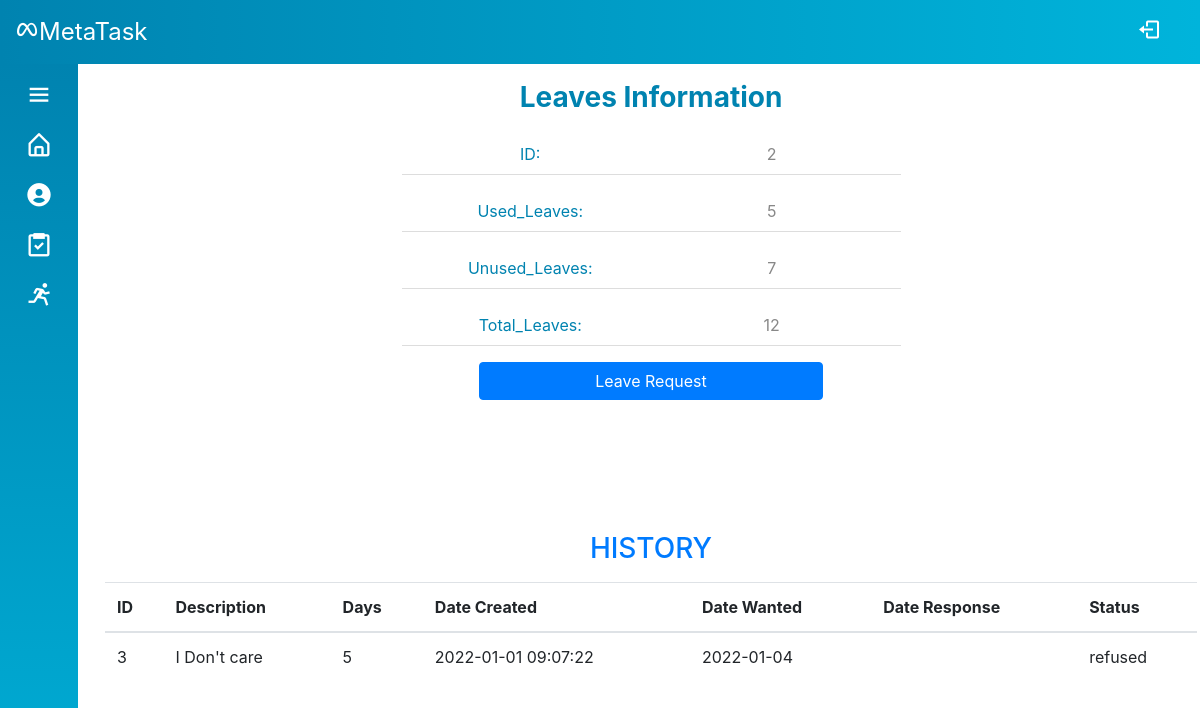
The app's page /Source/mvc/index.php?controller=leave&action=index (signed in), older data.
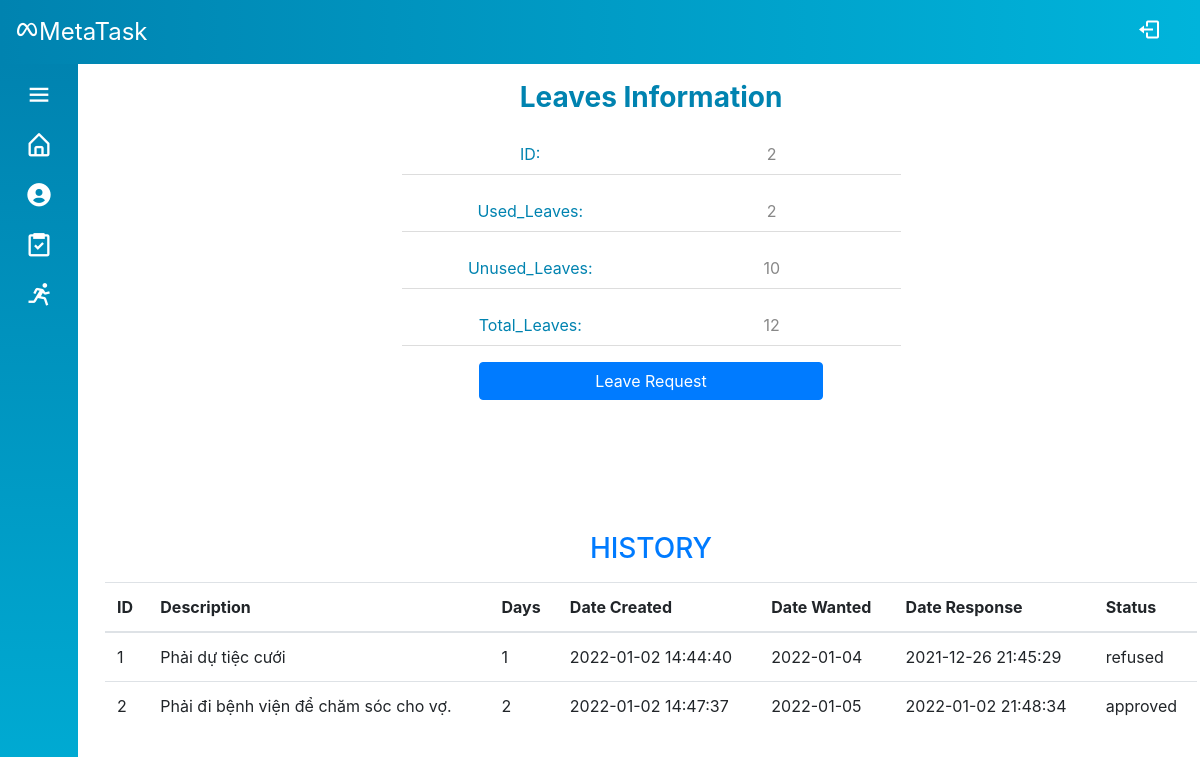
The same page, newer data.
### tables this page shows
CREATE TABLE `leave_info` (
  `person_id` int(6) UNSIGNED NOT NULL,
  `used_leaves` tinyint(3) UNSIGNED DEFAULT 0,
  `total_leaves` tinyint(3) UNSIGNED DEFAULT 12
);

CREATE TABLE `leave_record` (
  `id` int(6) UNSIGNED NOT NULL,
  `leave_id` int(6) UNSIGNED NOT NULL,
  `description` varchar(200) NOT NULL,
  `file_name` varchar(200) DEFAULT NULL,
  `file` varchar(200) DEFAULT NULL,
  `days` tinyint(3) UNSIGNED NOT NULL,
  `date_created` timestamp NOT NULL DEFAULT current_timestamp(),
  `date_response` datetime DEFAULT NULL,
  `date_wanted` date NOT NULL,
  `status` varchar(30) NOT NULL DEFAULT 'waiting'
);

### Source/mvc/controllers/base_controller.php (called while the page is built, shortened)
<?php
    class BaseController {
        protected $name;
        public function render($view, $data = array()) {
            extract($data);
            require_once('views/' .$this->name . '/' . $view . '.php');
            $content = ob_get_clean();
            require_once('views/layout/template.php');
        }
    }
?>

### Source/mvc/controllers/leave_controller.php (called while the page is built, shortened)
<?php
require_once('models/Leave.php');
require_once('base_controller.php');
class LeaveController extends BaseController
{
    public function index()
    {
        $leave = Leave::get($_SESSION['id']);
        $leavesRecord = Leave::getRecord($_SESSION['id']);
        $data = array('leave' => $leave, 'leaves_record' => $leavesRecord);
        $this->render('index', $data);
    }
}

### Source/mvc/route.php (called while the page is built, shortened)
<?php
$obj = new $className();
$obj->$action();

### Source/mvc/index.php (called while the page is built, shortened)
<?php
require_once('route.php');

### Source/mvc/models/Leave.php (called while the page is built, shortened)
<?php
class Leave
{
    public function __construct(
        $id,
        $used_leaves,
        $total_leaves,
    ) {
        $this->id = $id;
        $this->used_leaves = $used_leaves;
        $this->total_leaves = $total_leaves;
    }
    public static function get($id)
    {
        $sql = "select * from leave_info where person_id = :id";
        $conn = DB::getConnection();
        $stm = $conn->prepare($sql);
        $stm->execute(array('id' => $id));
        if ($item = $stm->fetch()) {
            return new Leave($item['person_id'], $item['used_leaves'], $item['total_leaves']);
        }
        return null;
    }
    public static function getRecord($id)
    {
        $sql = "select * from leave_record where leave_id = :id";
        $conn = DB::getConnection();
        $stm = $conn->prepare($sql);
        $stm->execute(array('id' => $id));
        $data = array();
        foreach ($stm->fetchAll() as $item) {
            $data[] = array('id' => $item['id'], 'leave_id' => $item['leave_id'], 'description' => $item['description'], 'file' => $item['file'], 'days' => $item['days'], 'date_created' => $item['date_created'], 'date_wanted' => $item['date_wanted'], 'date_response' => $item['date_response'], 'status' => $item['status']);
        }
        return $data;
    }
}

### Source/mvc/views/leave/index.php (the view, shortened to what this page needs)
<?php
$s = $data['leave'];
?>
<div class="container-fluid">
    <div class="row">
        <div class="col-12 col-md-6 offset-md-3 mb-5">
            <div class="profile-info">
                <div class="info-header">Leaves Information</div>
                <div class="info-body">
                    <ul class="info-list">
                        <li class="row">
                            <div class="col-12 col-md-6 text-center info-label">
                                ID:
                            </div>
                            <div class="col-12 col-md-6 text-center info-content" id="personID">
                                <?= $s->id ?>
                            </div>
                        </li>
                        <li class="row">
                            <div class="col-12 col-md-6 text-center info-label">Used_Leaves:</div>
                            <div class="col-12 col-md-6 text-center info-content">
                                <?= $s->used_leaves ?>
                            </div>
                        </li>
                        <li class="row">
                            <div class="col-12 col-md-6 text-center info-label">Unused_Leaves:</div>
                            <div class="col-12 col-md-6 text-center info-content">
                                <?= $s->total_leaves - $s->used_leaves ?>
                            </div>
                        </li>
                        <li class="row">
                            <div class="col-12 col-md-6 text-center info-label">Total_Leaves:</div>
                            <div class="col-12 col-md-6 text-center info-content">
                                <?= $s->total_leaves ?>
                            </div>
                        </li>
                    </ul>
                    <div class="row">
                        <div class="col-12 col-md-8 offset-md-2 text-center">
                            <button data-toggle="modal" data-target="#leave-request-modal" class="btn btn-primary btn-block" id="leave-request-btn">Leave Request</button>
                        </div>
                    </div>
                </div>
            </div>
        </div>
    </div>
</div>
<div class="container-fluid mt-5">
    <div class="text-primary text-center mb-3">
        <h3>HISTORY</h3>
    </div>
    <table class="table-responsive-sm table table-hover">
        <thead>
            <tr>
                <th>ID</th>
                <th>Description</th>
                <th>Days</th>
                <th>Date Created</th>
                <th>Date Wanted</th>
                <th>Date Response</th>
                <th>Status</th>
            </tr>
        </thead>
        <tbody id="table-body">
            <?php
            foreach ($data['leaves_record'] as $s) {
            ?>
                <tr>
                    <td><?= $s['id'] ?></td>
                    <td><?= $s['description'] ?></td>
                    <td><?= $s['days'] ?></td>
                    <td><?= $s['date_created'] ?></td>
                    <td><?= $s['date_wanted'] ?></td>
                    <td><?= $s['date_response'] ?></td>
                    <td class="leave-status"><?= $s['status'] ?></td>
                </tr>
            <?php
            }
            ?>
        </tbody>
    </table>
</div>

### Source/mvc/views/layout/template.php (shortened to what this page needs)
<!DOCTYPE html>
<html lang="en">
<head>
    <link rel="stylesheet" href="https://maxcdn.bootstrapcdn.com/bootstrap/4.5.2/css/bootstrap.min.css" />
    <link rel="stylesheet" href="./style.css" />
    <link href="https://unpkg.com/boxicons@2.1.1/css/boxicons.min.css" rel="stylesheet" />
</head>
<body>
    <?= include_once('header.php') ?>
    <?= include_once('sidebar.php') ?>
    <div class="home-content">
        <?= $content ?>
    </div>
</body>
</html>

### Source/mvc/views/layout/header.php (shortened to what this page needs)
<header class="header">
    <div class="container-fluid">
        <div class="row header-content">
            <div class="col-8">
                <div class="logo">
                    <i class="bx bxl-meta"></i><span class="log-name">MetaTask</span>
                </div>
            </div>
            <div class="col-4">
                <div id="log-out" data-toggle="tooltip" data-placement="bottom" title="Log out">
                    <a href="?controller=login&action=logout"><i class="bx bx-log-out d-none d-sm-inline-block"></i></a>
                </div>
            </div>
        </div>
    </div>
</header>

### Source/mvc/views/layout/sidebar.php (shortened to what this page needs)
<div class="sidebar">
    <div class="menu">
        <i class="bx bx-menu d-none d-sm-inline-block" id="menu-btn"></i>
    </div>
    <?php include_once('navbar.php') ?>
</div>

### Source/mvc/views/layout/navbar.php (shortened to what this page needs)
<?php
$role = $_SESSION['role'];
?>
<ul class="nav-list">
    <li>
        <a href="?controller=login&action=view" data-toggle="tooltip" data-placement="right" title="Home">
            <i class='bx bx-home-alt'></i>
        </a>
    </li>
    <li>
        <a href="?controller=user&action=viewProfile" data-toggle="tooltip" data-placement="right" title="Profile">
            <i class="bx bxs-user-circle"></i>
        </a>
    </li>
    <li>
        <a href="?controller=task&action=index" data-toggle="tooltip" data-placement="right" title="Task Management">
            <i class="bx bx-task"></i>
        </a>
    </li>
    <li>
        <a href="?controller=leave&action=index" data-toggle="tooltip" data-placement="right" title="Leaves Management">
            <i class="bx bx-run"></i>
        </a>
    </li>
    <?php
    $html = ob_get_clean();
    if ($role != 3) {
        echo $html;
    }
    ?>
</ul>

### Source/mvc/style.css (style rules this page uses)
* { padding: 0; margin: 0; box-sizing: border-box; list-style-type: none; }
body { position: relative; min-height: 100vh; width: 100%; }
.header { position: fixed; top: 0; left: 0; z-index: 1; background: #00b4db; background: -webkit-linear-gradient( to right, #0083b0, #00b4db ); background: linear-gradient( to right, #0083b0, #00b4db ); color: #fff; height: 64px; width: 100%; }
.header-content { font-size: 24px; line-height: 64px; }
.header .logo { display: inline-block; }
.header #log-out { float: right; }
.header #log-out a { display: inline-block; border-radius: 12px; padding: 0 24px; transition: all 0.3s ease; }
.sidebar { position: fixed; top: 64px; left: 0; height: 100%; padding: 6px 14px; width: 78px; transition: all 0.4s ease; background: #00b4db; background: -webkit-linear-gradient( to bottom, #0083b0, #00b4db ); background: linear-gradient( to bottom, #0083b0, #00b4db ); }
.menu { width: 100%; }
.sidebar #menu-btn { min-width: 50px; height: 50px; line-height: 50px; font-size: 28px; color: #fff; text-align: center; border-radius: 12px; cursor: pointer; }
.header #log-out a, .sidebar .nav-list a { color: #fff; }
.sidebar .nav-list li { height: 50px; width: 100%; margin: 0; line-height: 50px; text-align: center; }
.sidebar .nav-list li > a { text-decoration: none; display: flex; align-items: center; border-radius: 12px; transition: all 0.3s ease; }
.header-content .menu i, .sidebar .nav-list li i { height: 50px; min-width: 50px; line-height: 50px; border-radius: 12px; font-size: 28px; }
.home-content { position: absolute; top: 64px; left: 78px; width: calc(100% - 78px); height: 100%; margin: 12px; transition: all 0.4s ease; }
.profile-info, .profile-img { height: 360px; }
.profile-info .info-header { text-align: center; font-size: 28px; font-weight: 700; color: #0083b0; }
.profile-info .info-list li { margin: 16px; padding: 8px; border-bottom: 1px solid #ddd; }
.profile-info .info-list .info-label { color: #0083b0; }
.profile-info .info-list .info-content { color: #888; }

Row changes from the older to the newer data that the page shows:
removed leave_record: id "3", description "I Don't care", days "5", date_created "2022-01-01 09:07:22", date_wanted "2022-01-04", status "refused"
changed leave_info id 2: used_leaves "5" → "2"; $s->total_leaves - $s->used_leaves "7" → "10"
added leave_record: id "1", description "Phải dự tiệc cưới", days "1", date_created "2022-01-02 14:44:40", date_wanted "2022-01-04", date_response "2021-12-26 21:45:29", status "refused"
added leave_record: id "2", description "Phải đi bệnh viện để chăm sóc cho vợ.", days "2", date_created "2022-01-02 14:47:37", date_wanted "2022-01-05", date_response "2022-01-02 21:48:34", status "approved"
